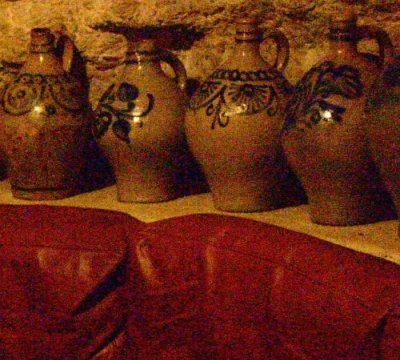
#> input picture test_images/test3a.jpg, 400 x 360 px
$ python bilateral_filter.py
#> lines starting #> are read from the running program, lines starting #| are printed output that depends on the picture
"""
Software Methodologies - Image Processing Coursework.

Implementation of Bilateral Filter
"""

import numpy as np
import cv2


def gaussian(sigma):
    """
    Create a gaussian function with standard deviation sigma.

    Args:
        sigma: standard deviation

    Returns:
        Gaussian function g(x) with standard deviation sigma.

    """
    def g(x):
        a = 1 / (sigma * np.sqrt(2 * np.pi))
        exponent = (-1/2) * (x / sigma)**2
        return a * np.exp(exponent)

    return g


def make_border(img, width):
    """
    Extrapolate the border of an image for filtering.

    Implements the OpenCV BORDER_REFLECT_101 method for
    extrapolation.

    Args:
        img: the input image
        width: border width in pixels

    Returns:
        A copy of the image with an extrapolated border.

    """
    left_border = np.flip(img[:, 1:width+1], 1)
    right_border = np.flip(img[:, -width-1:-1], 1)

    img_h_bordered = np.hstack((left_border, img, right_border))

    top_border = np.flip(img_h_bordered[1:width+1, :], 0)
    bottom_border = np.flip(img_h_bordered[-width-1:-1, :], 0)

    img_bordered = np.vstack((top_border, img_h_bordered, bottom_border))

    return img_bordered


def calc_d_matrix(size):
    """
    Create a square matrix containing distances from the centre element.

    Args:
        size: number of rows/columns of matrix

    Returns:
        Matrix with each element equal to its distance from the centre.

    """
    if not size % 2:
        raise ValueError("nsize must be odd")

    m = np.zeros((size, size, 3))
    centre = size // 2

    for y in range(-centre, centre+1):
        for x in range(-centre, centre+1):
            m[y+centre][x+centre] = np.repeat(np.sqrt(x**2 + y**2), 3)

    return m


def calc_i_matrix(nhood):
    """
    Create a matrix containing intensity differences from the centre element.

    Args:
        nhood: local pixel neighbourhood to create matrix from

    Returns:
        Matrix with each element equal to the absolute difference in intensity
        from the centre element.

    """
    h, w = nhood.shape[0], nhood.shape[1]
    if h != w:
        raise ValueError("nhood should be square")
    elif not h % 2:
        raise ValueError("nhood should have odd dimensions")

    centre = nhood[h//2, h//2]
    # print(centre)
    i_matrix = np.array(nhood, dtype=int) - centre
    return i_matrix


# [48 lines left out: function bilateral_filter, not called in this run]


def joint_bilateral_filter(flash_img, noflash_img, nsize,
                           sigma_color, sigma_space):
    """
    Apply a joint bilateral filter to a pair of images, one taken with flash
    and the other without.

    Args:
        flash_img: image taken with flash
        noflash_img: image taken without flash
        nsize: diameter of pixel neighbourhood used to filter
        sigma_color: filter sigma in color space
        sigma_space: filter sigma in coordinate space

    Returns:
        An image combining the colour attributes from the image without flash
        and the fine details of the image with flash.

    """
    if not nsize % 2:
        raise ValueError("nsize must be odd")

    nw = nsize // 2
    d_matrix = calc_d_matrix(nsize)

    img_w, img_h = noflash_img.shape[1], noflash_img.shape[0]

    src_noflash = make_border(noflash_img, nw)
    src_flash = make_border(flash_img, nw)
    dst = np.empty(noflash_img.shape, noflash_img.dtype)

    g_color = gaussian(sigma_color)
    g_space = gaussian(sigma_space)

    d_matrix = g_space(d_matrix)

    for y in range(img_h):
        for x in range(img_w):
            # print(x, y)
            centre = noflash_img[y, x]
            # print(centre)
            nhood_noflash = src_noflash[y:y + 2*nw + 1, x:x + 2*nw + 1]
            nhood_flash = src_flash[y:y + 2*nw + 1, x:x + 2*nw + 1]

            i_matrix_flash = calc_i_matrix(nhood_flash)
            i_matrix_flash = g_color(i_matrix_flash)

            p = np.multiply(d_matrix, i_matrix_flash)

            numerator = np.sum(np.multiply(p, nhood_noflash), axis=(0, 1))
            denominator = np.sum(p, axis=(0, 1))

            response = numerator/denominator
            dst[y, x] = response

    return np.array(dst, dtype=noflash_img.dtype)


# [22 lines left out: function test_bilateral_filter, not called in this run]


def test_joint_bilateral_filter():
    noflash_window = "Original No Flash Image"
    flash_window = "Original Flash Image"
    edited_window = "Edited Image"

    noflash_img = cv2.imread('test_images/test3a.jpg', cv2.IMREAD_COLOR)
#> noflash_img is the input picture: shape (360, 400, 3); mean B, G, R 18.8, 38.8, 101.4
    flash_img = cv2.imread('test_images/test3b.jpg', cv2.IMREAD_COLOR)
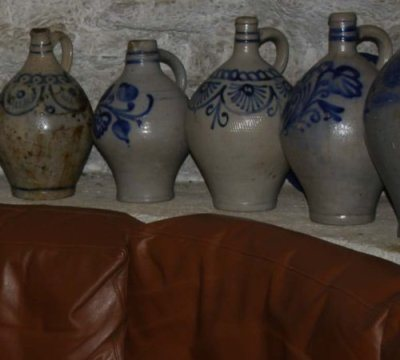
#> input picture test_images/test3b.jpg, 400 x 360 px
#> flash_img is the input picture: shape (360, 400, 3); mean B, G, R 48.6, 56.8, 69.7

    dst = joint_bilateral_filter(flash_img, noflash_img, 7, 0.01, 13)
#> in make_border, `img_h_bordered = np.hstack((left_border, img, right_border))`:
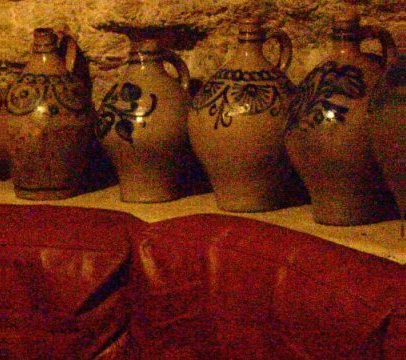
#> img_h_bordered: shape (360, 406, 3); mean B, G, R 18.8, 38.8, 101.4
#> in make_border, `img_bordered = np.vstack((top_border, img_h_bordered, bottom_border))`:
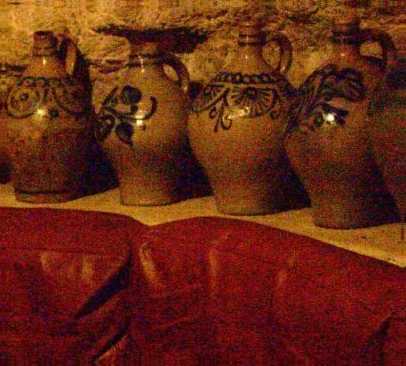
#> img_bordered: shape (366, 406, 3); mean B, G, R 18.8, 39, 101.6
#> call 2 of make_border, with width = 3
#> in make_border (call 2), `img_h_bordered = np.hstack((left_border, img, right_border))`:
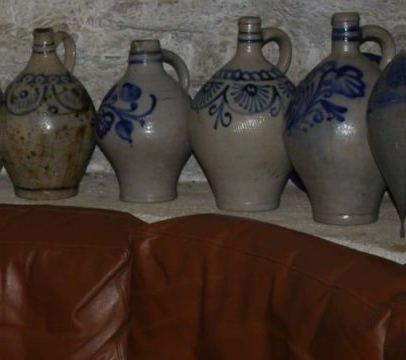
#> img_h_bordered: shape (360, 406, 3); mean B, G, R 48.6, 56.7, 69.6
#> in make_border (call 2), `img_bordered = np.vstack((top_border, img_h_bordered, bottom_border))`:
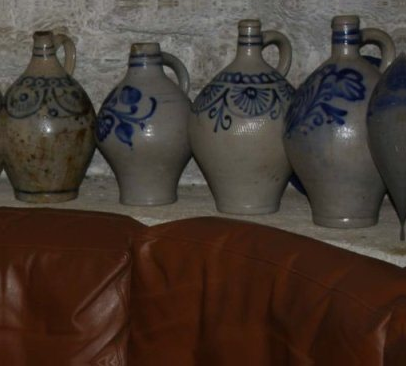
#> img_bordered: shape (366, 406, 3); mean B, G, R 48.7, 56.9, 69.9

    if noflash_img is not None and flash_img is not None:
        cv2.namedWindow(noflash_window)
        cv2.namedWindow(flash_window)
        cv2.namedWindow(edited_window)

        while True:
            cv2.imshow(noflash_window, noflash_img)
            cv2.imshow(flash_window, flash_img)
            cv2.imshow(edited_window, dst)
            key = cv2.waitKey(40) & 0xFF
#> (key x is pressed here)
            if key == ord('x'):
                break

    cv2.destroyAllWindows()


if __name__ == "__main__":
    # test_bilateral_filter()
    test_joint_bilateral_filter()
